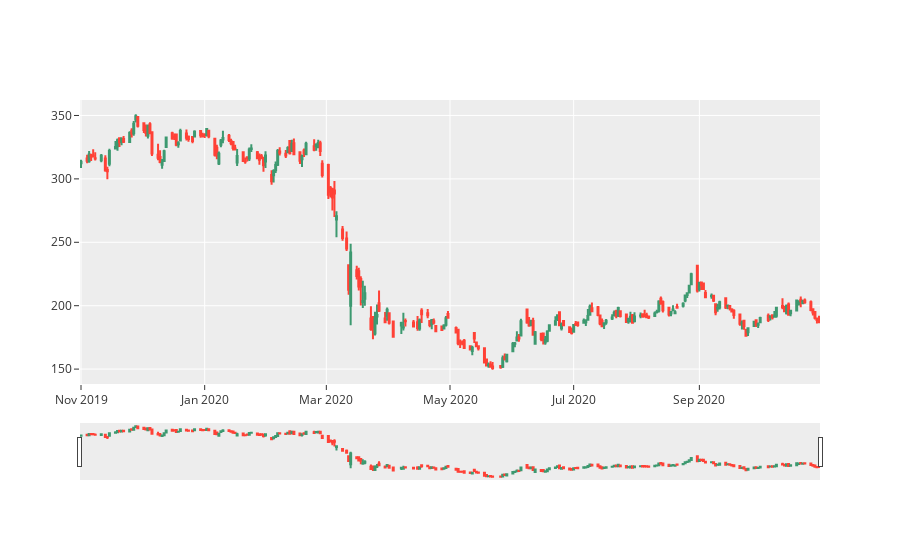

The code cell stored with this chart in its notebook:
### Code cell
import plotly.graph_objects as go
import plotly.io as pio

pio.templates.default = "ggplot2"
fig = go.Figure(data=[go.Candlestick(x=daily_data['Date'],
                open=daily_data['Open'],
                high=daily_data['High'],
                low=daily_data['Low'],
                close=daily_data['Close'])])

print("Candlestick chart for "+stock_symbol)
fig.show()

### Figure 1 — Plotly figure (JSON) as saved in the notebook; plotly's stock layout.template omitted (floating-point values rounded to 4 significant figures; data arrays with more than 128 entries replaced by an {"elided": "..."} marker saying what was removed)
{"data": [{"close": {"elided": "250 float values"}, "high": {"elided": "250 float values"}, "low": {"elided": "250 float values"}, "open": {"elided": "250 float values"}, "type": "candlestick", "x": {"elided": "250 str values"}}], "layout": {}}
